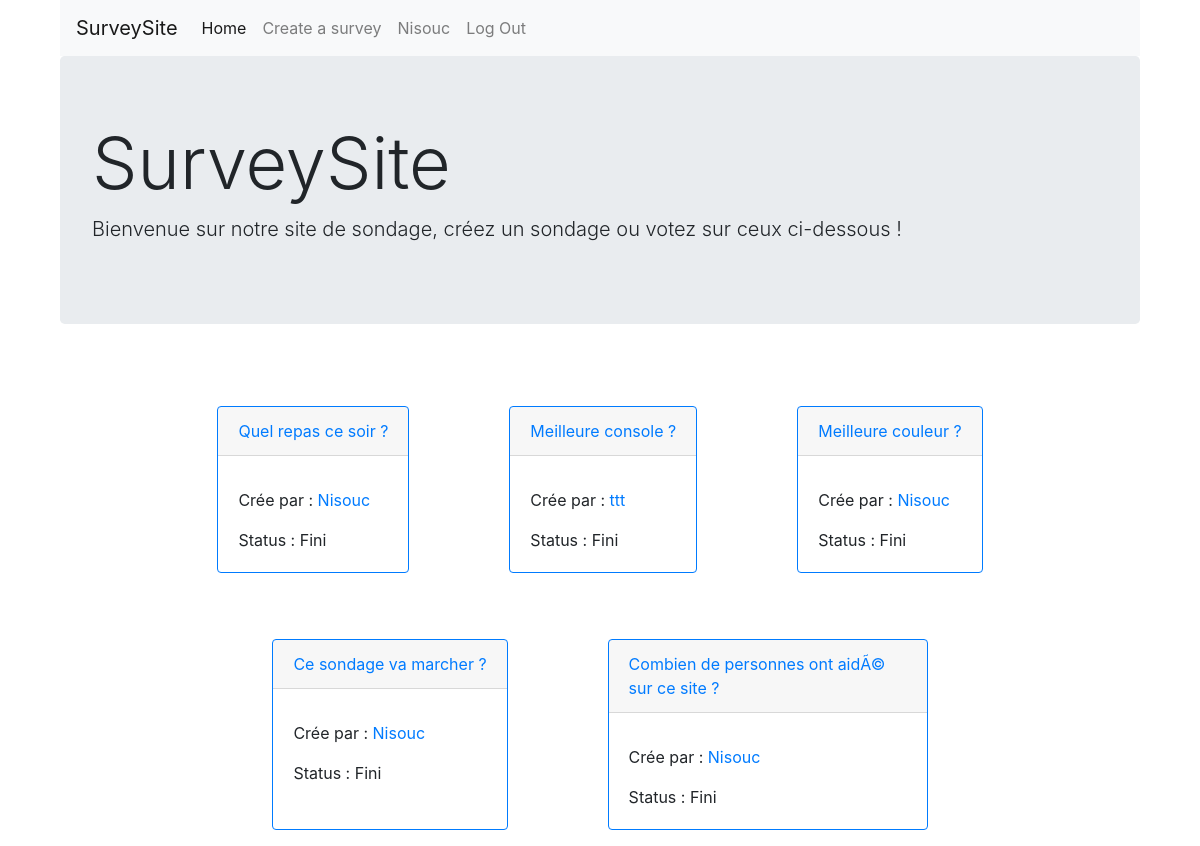
The page /index.php?page=home (signed in) on the database its author committed.
### tables this page shows
CREATE TABLE `surveys` (
  `survey_id` int(11) NOT NULL,
  `question` varchar(255) NOT NULL,
  `end` datetime NOT NULL,
  `creatorsId` int(11) NOT NULL,
  `status` int(1) NOT NULL DEFAULT '1'
);

CREATE TABLE `users` (
  `user_id` int(11) NOT NULL,
  `user_name` varchar(255) NOT NULL,
  `user_pass` varchar(255) NOT NULL,
  `user_email` varchar(255) NOT NULL,
  `user_status` tinyint(1) NOT NULL,
  `user_theme` varchar(255) NOT NULL DEFAULT 'white'
);

### App/Controller/DefaultController.php (called while the page is built, shortened)
<?php
class DefaultController {
    public function __construct()
    {
        $this->model = new DefaultModel();
    }
    public function homeIndex()
    {
        $surveys = $this->model->getSurveys();
        $date = new \DateTime();
        $dateNow = $date->format('Y-m-d H:i:s');
        foreach($surveys as $su) {
            if($su['end'] < $dateNow) {
                $this->model->setStatus($su['survey_id']);
            }
        }
        $surveys = $this->model->getSurveys();
        require ROOT."/App/View/homeIndex.php";
    }
}

### Public/index.php (called while the page is built, shortened)
<?php
require ROOT."/Core/Database.php";
require ROOT."/router.php";

### Core/Database.php (called while the page is built, shortened)
<?php
class Database{
    protected $pdo;
    public function __construct()
    {
        try {
            $this->host = $dbConfig["host"];
            $this->dbname = $dbConfig["dbname"];
            $this->user = $dbConfig["user"];
            $this->pass = $dbConfig["pass"];
            $this->pdo = new \PDO("mysql:host=$this->host;dbname=$this->dbname", $this->user, $this->pass);
        } catch (\PDOException $e) {
            return $e->getMessage();
        }
    }
    public function query(string $statement, bool $one)
    {
        $query = $this->pdo->query($statement);
        if ($one === false) {
            return $query->fetch(\PDO::FETCH_ASSOC);
        } else {
            return $query->fetchAll(\PDO::FETCH_ASSOC);
        }
    }
}

### App/Model/DefaultModel.php (called while the page is built, shortened)
<?php
class DefaultModel extends Database
{
    public function getSurveys()
    {
        $getSurveys = "SELECT * FROM surveys INNER JOIN users ON users.user_id = surveys.creatorsId";
        return $this->query($getSurveys, true);
    }
}

### App/View/homeIndex.php (the view, shortened to what this page needs)
<?php
require ROOT."/commons.php";
?>
<!DOCTYPE html>
<html lang="fr">
<head>
</head>
<body>
<div class="jumbotron">
  <h1 class="display-3">SurveySite</h1>
  <p class="lead">Bienvenue sur notre site de sondage, créez un sondage ou votez sur ceux ci-dessous !</p>
</div>
<div class="container">
<?php foreach($surveys as $su):  ?>
<div class="card border-primary mb-3" style="max-width: 20rem; margin: 50px">
  <div class="card-header"><a href="?page=survey&id=<?= $su['survey_id'] ?>"><?php echo $su['question'] ?></a></div>
  <div class="card-body">
    <p class="card-text">Crée par : <a href="?page=user&name=<?= $su['user_name'] ?>"><?= $su['user_name'] ?></a></p>
    <p class="card-text">Status : <?php if ($su['status'] == true) {?> Actif <?php } else if ($su['status'] == 0){ ?> Fini <?php } else { echo "zizi" ;} ?></p>
  </div>
</div>
<?php endforeach; ?>
</div>
</body>
</html>

### Public/assets/css/style.css (style rules this page uses)
* { margin: 0; padding: 0; box-sizing: border-box; }
html { scroll-behavior: smooth; }
body { width: 90%; margin: auto; }

### App/View/homeIndex.php (style rules this page uses)
.container { display: flex; flex-wrap: wrap; justify-content: center; }

### rows shown on the page
surveys: question "Quel repas ce soir ?", users.user_name "Nisouc", status "Fini"
surveys: question "Meilleure console ?", users.user_name "ttt", status "Fini"
surveys: question "Meilleure couleur ?", users.user_name "Nisouc", status "Fini"
surveys: question "Ce sondage va marcher ?", users.user_name "Nisouc", status "Fini"
surveys: question "Combien de personnes ont aidÃ© sur ce site ?", users.user_name "Nisouc", status "Fini"

### other values the page prints
$_SESSION["Username"] "Nisouc"
